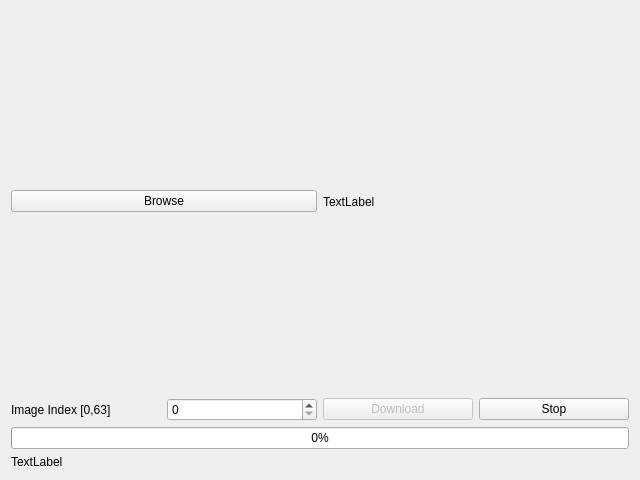
<?xml version="1.0" encoding="UTF-8"?>
<ui version="4.0">
 <class>FormA7105Download</class>
 <widget class="QWidget" name="FormA7105Download">
  <property name="geometry">
   <rect>
    <x>0</x>
    <y>0</y>
    <width>640</width>
    <height>480</height>
   </rect>
  </property>
  <property name="windowTitle">
   <string>Form</string>
  </property>
  <layout class="QVBoxLayout" name="verticalLayout">
   <item>
    <layout class="QHBoxLayout" name="horizontalLayout_2">
     <item>
      <widget class="QPushButton" name="pushButtonBrowse">
       <property name="text">
        <string>Browse</string>
       </property>
      </widget>
     </item>
     <item>
      <widget class="MonoImageLabel" name="labelPreview">
       <property name="text">
        <string>TextLabel</string>
       </property>
      </widget>
     </item>
    </layout>
   </item>
   <item>
    <layout class="QHBoxLayout" name="horizontalLayout">
     <item>
      <widget class="QLabel" name="label">
       <property name="text">
        <string>Image Index [0,63]</string>
       </property>
      </widget>
     </item>
     <item>
      <widget class="QSpinBox" name="spinBoxImageIndex">
       <property name="maximum">
        <number>63</number>
       </property>
      </widget>
     </item>
     <item>
      <widget class="QPushButton" name="pushButtonDownload">
       <property name="enabled">
        <bool>false</bool>
       </property>
       <property name="text">
        <string>Download</string>
       </property>
      </widget>
     </item>
     <item>
      <widget class="QPushButton" name="pushButtonStop">
       <property name="text">
        <string>Stop</string>
       </property>
      </widget>
     </item>
    </layout>
   </item>
   <item>
    <widget class="QProgressBar" name="progressBar">
     <property name="value">
      <number>0</number>
     </property>
    </widget>
   </item>
   <item>
    <widget class="QLabel" name="labelPingTestStatus">
     <property name="sizePolicy">
      <sizepolicy hsizetype="Preferred" vsizetype="Maximum">
       <horstretch>0</horstretch>
       <verstretch>0</verstretch>
      </sizepolicy>
     </property>
     <property name="text">
      <string>TextLabel</string>
     </property>
    </widget>
   </item>
  </layout>
 </widget>
 <customwidgets>
  <customwidget>
   <class>MonoImageLabel</class>
   <extends>QLabel</extends>
   <header location="global">monoimagelabel.h</header>
  </customwidget>
 </customwidgets>
 <resources/>
 <connections/>
</ui>
